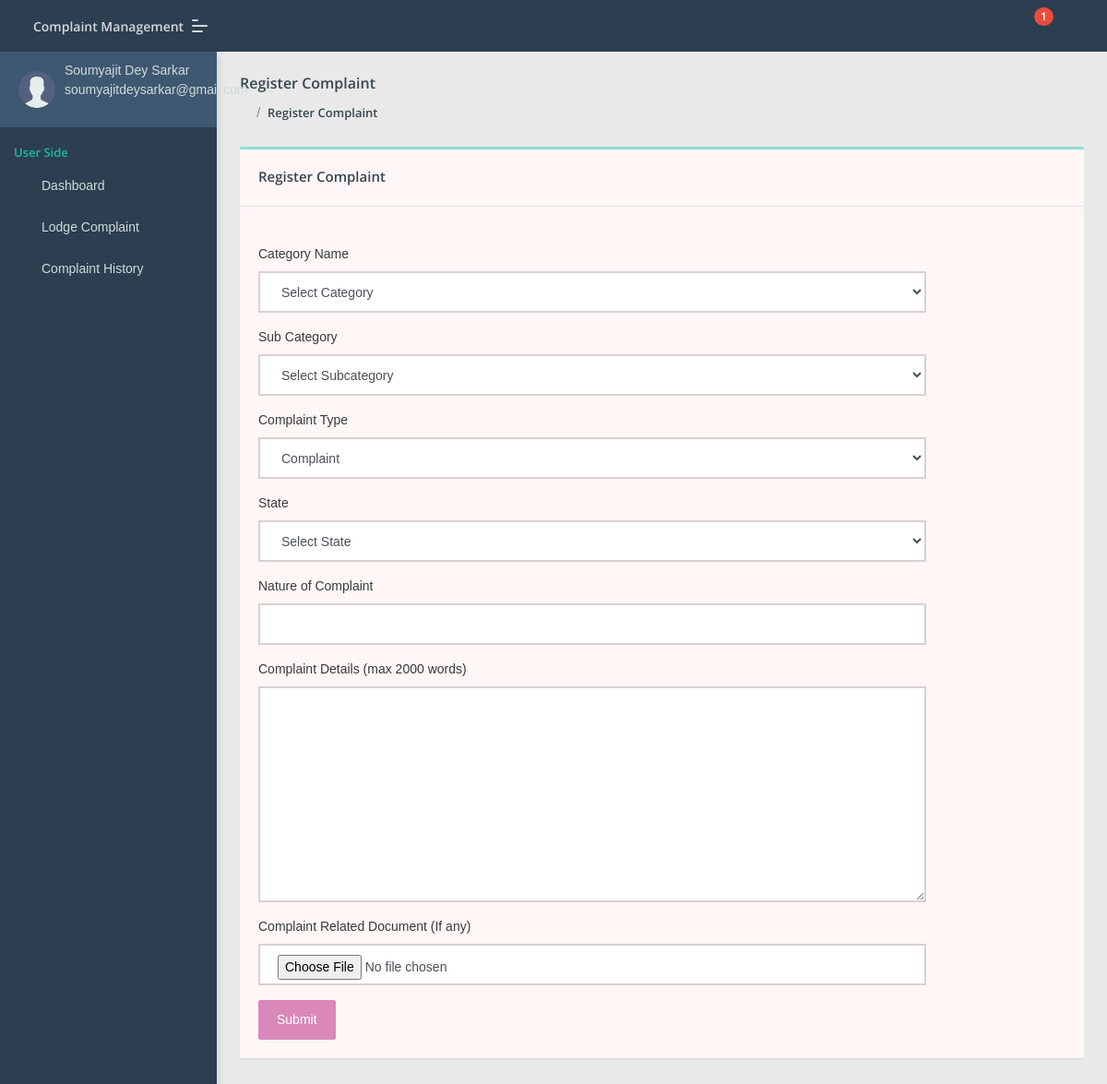
The app's page /cms/user/register-complaint.php (signed in) with its own data.
### tables this page shows
CREATE TABLE `users` (
  `id` int(11) NOT NULL,
  `fullName` varchar(255) DEFAULT NULL,
  `userEmail` varchar(255) DEFAULT NULL,
  `password` varchar(255) DEFAULT NULL,
  `contactNo` bigint(11) DEFAULT NULL,
  `address` tinytext DEFAULT NULL,
  `State` varchar(255) DEFAULT NULL,
  `country` varchar(255) DEFAULT NULL,
  `pincode` int(6) DEFAULT NULL,
  `userImage` varchar(255) DEFAULT NULL,
  `regDate` timestamp NOT NULL DEFAULT current_timestamp(),
  `updationDate` timestamp NULL DEFAULT NULL,
  `status` int(1) DEFAULT NULL
);

### cms/user/register-complaint.php (the view, shortened to what this page needs)
<?php
include('include/config.php');
if (strlen($_SESSION['id']) == 0) {
    header('location:index.php');
} else {
    ?>
    <!DOCTYPE html>
    <html lang="en">
    <head>
        <link rel="stylesheet" href="../admin/assets/css/style.css">
    </head>
    <body class="">
        <?php include('include/sidebar.php'); ?>
        <?php include('include/header.php'); ?>
        <section class="pcoded-main-container">
            <div class="pcoded-content">
                <div class="page-header">
                    <div class="page-block">
                        <div class="row align-items-center">
                            <div class="col-md-12">
                                <div class="page-header-title">
                                    <h5 class="m-b-10">Register Complaint</h5>
                                </div>
                                <ul class="breadcrumb">
                                    <li class="breadcrumb-item"><a href="dashboard.php"><i
                                                class="feather icon-home"></i></a></li>
                                    <li class="breadcrumb-item"><a href="register-complaint.php">Register Complaint</a></li>
                                </ul>
                            </div>
                        </div>
                    </div>
                </div>
                <div class="row">
                    <div class="col-sm-12">
                        <div class="card">
                            <div class="card-header">
                                <h5>Register Complaint</h5>
                            </div>
                            <div class="card-body">
                                <div class="row">
                                    <div class="col-md-10">
                                        <br />
                                        <form method="post" name="complaint" enctype="multipart/form-data">
                                            <div class="form-group">
                                                <label for="exampleInputEmail1">Category Name</label>
                                                <select name="category" id="category" class="form-control"
                                                    onChange="getCat(this.value);" required="">
                                                    <option value="">Select Category</option>
                                                </select>
                                            </div>
                                            <div class="form-group">
                                                <label for="exampleInputEmail1">Sub Category</label>
                                                <select name="subcategory" id="subcategory" class="form-control">
                                                    <option value="">Select Subcategory</option>
                                                </select>
                                            </div>
                                            <div class="form-group">
                                                <label for="exampleInputEmail1">Complaint Type</label>
                                                <select name="complaintype" class="form-control" required="">
                                                    <option value=" Complaint"> Complaint</option>
                                                </select>
                                            </div>
                                            <div class="form-group">
                                                <label for="exampleInputEmail1">State</label>
                                                <select name="state" required="required" class="form-control">
                                                    <option value="">Select State</option>
                                                </select>
                                            </div>
                                            <div class="form-group">
                                                <label for="exampleInputEmail1">Nature of Complaint</label>
                                                <input type="text" name="noc" required="required" value="" required=""
                                                    class="form-control">
                                            </div>
                                            <div class="form-group">
                                                <label for="exampleInputEmail1">Complaint Details (max 2000 words)</label>
                                                <textarea name="complaindetails" required="required" cols="10" rows="10"
                                                    class="form-control" maxlength="2000"></textarea>
                                            </div>
                                            <div class="form-group">
                                                <label for="exampleInputEmail1">Complaint Related Document (If any)</label>
                                                <input type="file" name="compfile" class="form-control" value="">
                                            </div>
                                            <button type="submit" class="btn  btn-primary" name="submit">Submit</button>
                                        </form>
                                    </div>
                                </div>
                            </div>
                        </div>
                    </div>
                </div>
            </div>
        </section>
    </body>
    </html>
<?php } ?>

### cms/user/include/sidebar.php (shortened to what this page needs)
	<nav class="pcoded-navbar  ">
		<div class="navbar-wrapper  ">
			<div class="navbar-content scroll-div " >
				<div class="">
					<div class="main-menu-header">
						<?php
$id=intval($_SESSION["id"]);
$query=mysqli_query($con,"select * from users where id='$id'");
while($row=mysqli_fetch_array($query))
{
?>
						<img class="img-radius" src="../admin/assets/images/user/user.png" alt="User-Profile-Image">
						<div class="user-details">
							<span><?php echo  htmlentities($row['fullName']);?></span>
							<div id="more-details"><?php echo  htmlentities($row['userEmail']);?><i class="fa fa-chevron-down m-l-5"></i></div>
						</div><?php } ?>
					</div>
				</div>
				<ul class="nav pcoded-inner-navbar ">
					<li class="nav-item pcoded-menu-caption">
						<label>User Side</label>
					</li>
					<li class="nav-item">
					    <a href="dashboard.php" class="nav-link "><span class="pcoded-micon"><i class="feather icon-home"></i></span><span class="pcoded-mtext">Dashboard</span></a>
					</li>
					<li class="nav-item">
					    <a href="register-complaint.php" class="nav-link "><span class="pcoded-micon"><i class="feather icon-file-text"></i></span><span class="pcoded-mtext">Lodge Complaint</span></a>
					</li>
					<li class="nav-item">
					    <a href="complaint-history.php" class="nav-link "><span class="pcoded-micon"><i class="feather icon-align-justify"></i></span><span class="pcoded-mtext">Complaint History</span></a>
					</li>
				</ul>
			</div>
		</div>
	</nav>

### records on screen
users: fullName "Soumyajit Dey Sarkar", userEmail "soumyajitdeysarkar@gmail.com"

### other values on screen
$num1 "1"
